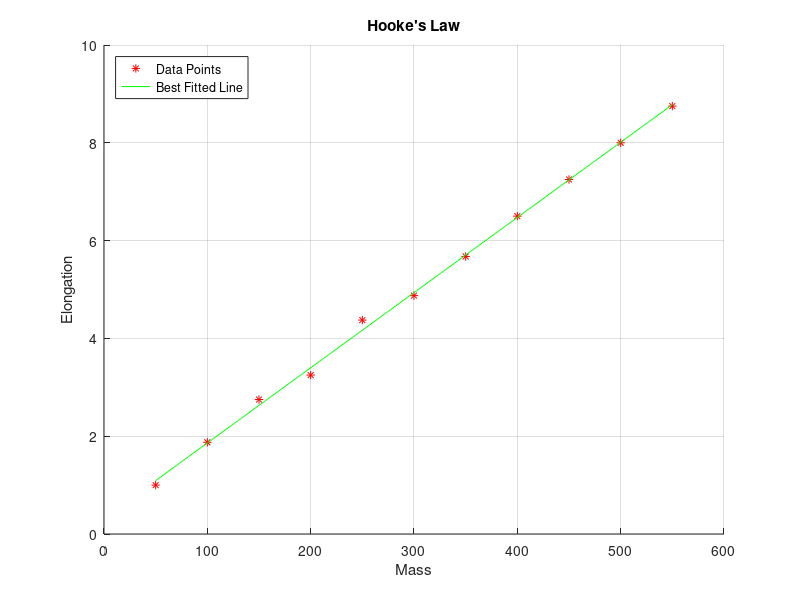

MATLAB code for this plot: (Note: this script raises an error after producing the figure.)
# Command to Clear Command History
history -c

# Command to Clear Workspace with All Variables and Loaded Packages
clear all

# Command to Clear Command Window
clc

# ==================
# Spring Mass System
# ==================

# Creating Vectors For X and Y Axises
Mass = (50:50:550);
Elongation = [1.000 1.875 2.750 3.250 4.375 4.875 5.675 6.500 7.250 8.000 8.750];

# Best Fitted Line Data
Model = polyfit(Mass, Elongation, 1); % Gives M and C of The Linear Graph
Mass_New = linspace(50, 550, 500);    % Calculate New Predicted Y Values For X For Best Fitted Line
Elongation_New = polyval(Model, Mass_New);

# Plot the Graph
figure(1);
hold on;
plot(Mass, Elongation, '*r');
xlabel('Mass');
ylabel('Elongation');
title("Hooke's Law");
plot(Mass_New, Elongation_New, '-g');
legend('Data Points', 'Best Fitted Line', 'Location', 'NorthWest'); % Should be at last after the plot commands
hold off;
grid on;

# ================================
# Symbolic Variables For Modelling
# ================================

# pkg install -forge symbolic - Cannot run. Because package is already installed. If not, Use this code to download it.

# Command to Clear Command History
history -c

# Command to Clear Workspace with All Variables and Loaded Packages
clear all

# Command to Clear Command Window
clc

# Load the Symbolic Package
pkg load symbolic;

# Define a symbolic variable which is called x
syms x;

# Defining a Function of X using Symbolic Variables
f = 2*x^2 + 3*x - 5;

# Define symbolic variables called x and y
syms x y;

# Define symbolic variables called x, y, m and c
syms x y m c;

# Define a Function
y = m*x + c
